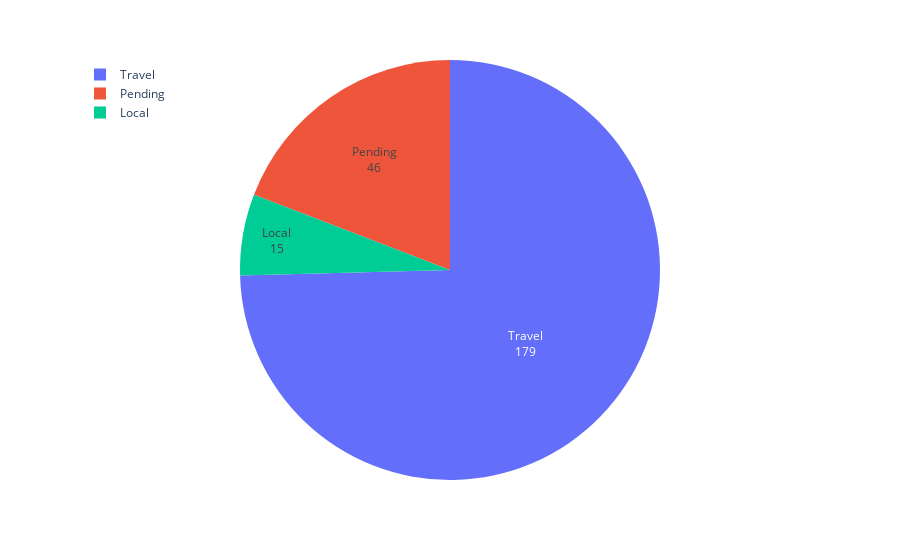

Source (notebook cell):
### Code cell
fig_travel = px.pie(travel_cases, values='count', names='type')
fig_travel.update_layout(legend=dict(x=0, y=1))
# hov_template = ''
fig_travel.update_traces(hoverinfo= 'label+percent', 
                  hovertemplate = '%{label}<br>%{value}',
                  textinfo='value+label',
                  textposition='inside')
fig_travel.show()

### Figure 1 — Plotly figure (JSON) as saved in the notebook; plotly's stock layout.template omitted (floating-point values rounded to 4 significant figures)
{"data": [{"domain": {"x": [0, 1], "y": [0, 1]}, "hoverinfo": "label+percent", "hoverlabel": {"namelength": 0}, "hovertemplate": "%{label}<br>%{value}", "labels": ["Local", "Pending", "Travel"], "legendgroup": "", "name": "", "showlegend": true, "textinfo": "value+label", "textposition": "inside", "type": "pie", "values": [15, 46, 179]}], "layout": {"legend": {"tracegroupgap": 0, "x": 0, "y": 1}, "margin": {"t": 60}}}
